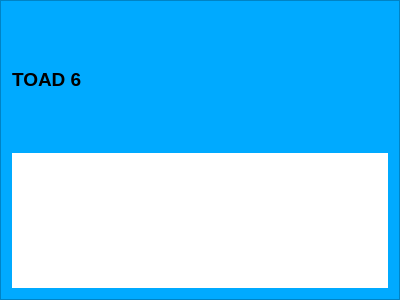
<?xml version="1.0" encoding="UTF-8"?>
<ui version="4.0">
 <class>toad_frame_6</class>
 <widget class="QFrame" name="toad_frame_6">
  <property name="geometry">
   <rect>
    <x>0</x>
    <y>0</y>
    <width>400</width>
    <height>300</height>
   </rect>
  </property>
  <property name="windowTitle">
   <string>Frame</string>
  </property>
  <property name="styleSheet">
   <string notr="true">background-color: rgb(0, 170, 255);</string>
  </property>
  <property name="frameShape">
   <enum>QFrame::StyledPanel</enum>
  </property>
  <property name="frameShadow">
   <enum>QFrame::Raised</enum>
  </property>
  <layout class="QVBoxLayout" name="verticalLayout">
   <item>
    <widget class="QLabel" name="title_label">
     <property name="font">
      <font>
       <pointsize>14</pointsize>
       <weight>75</weight>
       <bold>true</bold>
      </font>
     </property>
     <property name="text">
      <string>TOAD 6</string>
     </property>
    </widget>
   </item>
   <item>
    <widget class="toad_frame" name="frame">
     <property name="autoFillBackground">
      <bool>false</bool>
     </property>
     <property name="styleSheet">
      <string notr="true">background-color: rgb(255, 255, 255);</string>
     </property>
    </widget>
   </item>
  </layout>
 </widget>
 <customwidgets>
  <customwidget>
   <class>toad_frame</class>
   <extends>QFrame</extends>
   <header>.toad_frame</header>
   <container>1</container>
  </customwidget>
 </customwidgets>
 <resources/>
 <connections/>
</ui>
